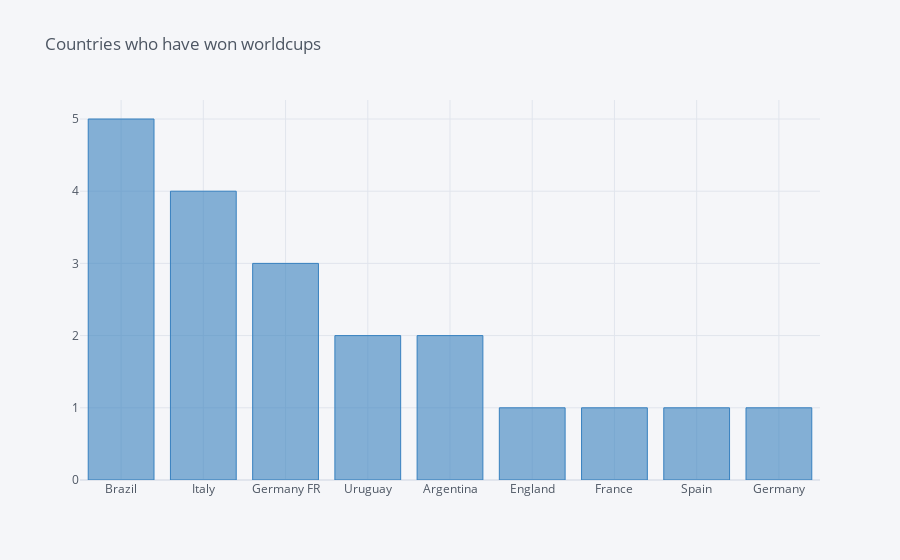

This figure's notebook cell:
### Code cell
data_countries.iplot(kind='bar',y='Winner',title='Countries who have won worldcups',colors='blue')

### Figure 1 — Plotly figure (JSON) as saved in the notebook; plotly's stock layout.template omitted (floating-point values rounded to 4 significant figures)
{"data": [{"marker": {"color": "rgba(55, 128, 191, 0.6)", "line": {"color": "rgba(55, 128, 191, 1.0)", "width": 1}}, "name": "Winner", "orientation": "v", "text": "", "type": "bar", "x": ["Brazil", "Italy", "Germany FR", "Uruguay", "Argentina", "England", "France", "Spain", "Germany"], "y": [5, 4, 3, 2, 2, 1, 1, 1, 1]}], "layout": {"legend": {"bgcolor": "#F5F6F9", "font": {"color": "#4D5663"}}, "paper_bgcolor": "#F5F6F9", "plot_bgcolor": "#F5F6F9", "title": {"font": {"color": "#4D5663"}, "text": "Countries who have won worldcups"}, "xaxis": {"gridcolor": "#E1E5ED", "showgrid": true, "tickfont": {"color": "#4D5663"}, "title": {"font": {"color": "#4D5663"}, "text": ""}, "zerolinecolor": "#E1E5ED", "type": "category", "range": [-0.5, 8.5], "autorange": true}, "yaxis": {"gridcolor": "#E1E5ED", "showgrid": true, "tickfont": {"color": "#4D5663"}, "title": {"font": {"color": "#4D5663"}, "text": ""}, "zerolinecolor": "#E1E5ED", "type": "linear", "range": [0, 5.263], "autorange": true}, "autosize": true, "dragmode": "zoom"}}
